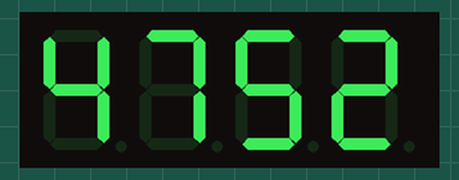
Recording of a sketch running on a simulated Arduino Uno, built with avr-gcc and run on an emulated ATmega328P. On the bench: 4-digit seven-segment display. Wiring (inferred from the names in the program): 4-digit 7-segment display, segments lit when HIGH: segments pin 5, pin 7, pin 4, pin 11, pin 10, pin 3, pin 6, pin 2; digit selects pin 13, pin 12, pin 9, pin 8. Random numbers use the default seed unless the sketch sets one; the segment pins are drawn as the display they are named for.

Above: at 1.1 s.
At 7.1 s:
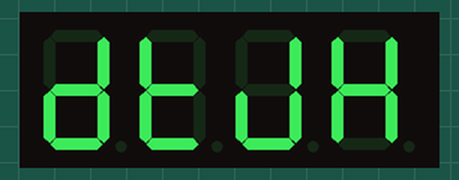
At 13.1 s:
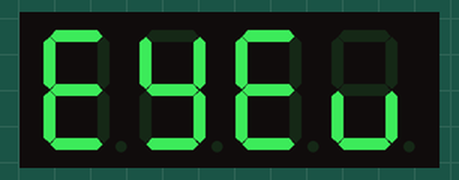
At 21.2 s:
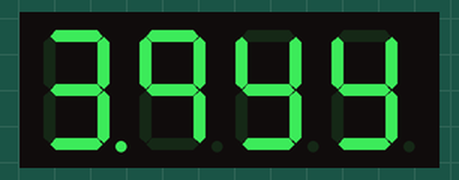
At 29.2 s:
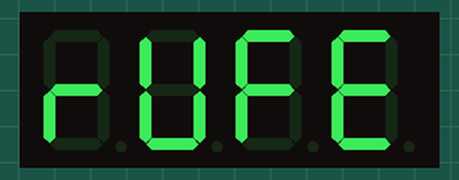
At 38.2 s:
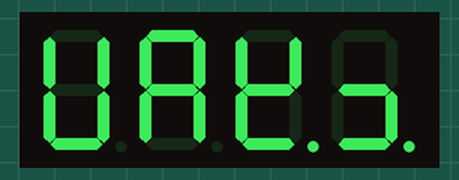

Measured:
- what the display in image 0 shows lasts 1.0 s, from 1.1 s to 2.1 s

The sketch:

FourDigit7Seg.ino
```cpp
/*
 * Random String & Numbers for 4-Digit 7-segment LED Display
 * 4-Digit 7-segment LED Display Type: HS420561K
 * Bipolar junction transistor Type: 2N2222
 *
 * References:
 * 1. http://coopermaa2nd.blogspot.tw/2011/01/arduino-lab15.html
 * 2. http://learn.parallax.com/4-digit-7-segment-led-display-arduino-demo
 * 3. http://samuelmh.com/arduino/arduino-smh_7sd/
 */

/*
 * A 7 SEGEMENT DISPLAY:
 *  This is the layout of a S.S.D.
 *        a
 *     +-----+
 *     |     |
 *   f |  g  | b
 *     +-----+
 *   e |     | c
 *     |     |
 *     +-----+  0
 *        d     dp
 *
 */

// 4-Digit 7-segment LED Display Pins
#define ASeg 5
#define BSeg 7
#define CSeg 4
#define DSeg 11
#define ESeg 10
#define FSeg 3
#define GSeg 6
#define DpSeg 2

// Bipolar junction transistor Pins
#define CA1 13
#define CA2 12
#define CA3 9
#define CA4 8

// define the LED digit pins
byte segs[8] = { ASeg, BSeg, CSeg, DSeg, ESeg, FSeg, GSeg, DpSeg };

// define the LED digit patterns, from 0 - 9
// 1 = LED on, 0 = LED off, in this order:
//                Mapping to       a,b,c,d,e,f,g,dp of Seven-Segment LED
byte numbers[10][8] = { { 1,1,1,1,1,1,0,0 },  // = 0
                        { 0,1,1,0,0,0,0,0 },  // = 1
                        { 1,1,0,1,1,0,1,0 },  // = 2
                        { 1,1,1,1,0,0,1,0 },  // = 3
                        { 0,1,1,0,0,1,1,0 },  // = 4
                        { 1,0,1,1,0,1,1,0 },  // = 5
                        { 1,0,1,1,1,1,1,0 },  // = 6
                        { 1,1,1,0,0,0,0,0 },  // = 7
                        { 1,1,1,1,1,1,1,0 },  // = 8
                        { 1,1,1,1,0,1,1,0 }   // = 9
                             };

// define the LED digit patterns, from A - Z
// 1 = LED on, 0 = LED off, in this order:
//                Mapping to       a,b,c,d,e,f,g,dp of Seven-Segment LED
byte letters[27][8] = { { 1,1,1,0,1,1,1,0 },   // = A
                        { 0,0,1,1,1,1,1,0 },   // = B
                        { 1,0,0,1,1,1,0,0 },   // = C
                        { 0,1,1,1,1,0,1,0 },   // = D
                        { 1,0,0,1,1,1,1,0 },   // = E
                        { 1,0,0,0,1,1,1,0 },   // = F
                        { 1,0,1,1,1,1,0,0 },   // = G
                        { 0,1,1,0,1,1,1,0 },   // = H
                        { 0,1,1,0,0,0,0,0 },   // = I
                        { 0,1,1,1,1,0,0,0 },   // = J
                        { 0,1,0,1,1,1,1,1 },   // = K
                        { 0,0,0,1,1,1,0,0 },   // = L
                        { 1,1,1,0,1,1,0,1 },   // = M
                        { 0,0,1,0,1,0,1,0 },   // = N
                        { 1,1,1,1,1,1,0,0 },   // = O
                        { 1,1,0,0,1,1,1,0 },   // = P
                        { 1,1,1,0,0,1,1,0 },   // = Q
                        { 0,0,0,0,1,0,1,0 },   // = R
                        { 1,0,1,1,0,1,1,0 },   // = S
                        { 0,0,0,1,1,1,1,0 },   // = T
                        { 0,1,1,1,1,1,0,0 },   // = U
                        { 0,0,1,1,1,0,0,0 },   // = V
                        { 1,1,1,1,0,0,1,1 },   // = W
                        { 0,0,1,1,0,0,1,1 },   // = X
                        { 0,1,1,1,0,1,1,0 },   // = Y
                        { 1,1,0,1,1,0,1,0 },   // = Z
                        { 0,0,0,0,0,0,0,0 }    // = ' ' (white space)
                             };

// Default: 1ms
int delay_time = 1;

const int DEMO_CNT = 3;
char demoLetters[4] = { ' ', ' ', ' ', ' ' };
int demoNumbers[4] = { 0, 0, 0, 0 };

void setup() {
  pinMode(ASeg, OUTPUT);
  pinMode(BSeg, OUTPUT);
  pinMode(CSeg, OUTPUT);
  pinMode(DSeg, OUTPUT);
  pinMode(ESeg, OUTPUT);
  pinMode(FSeg, OUTPUT);
  pinMode(GSeg, OUTPUT);
  pinMode(DpSeg, OUTPUT);
  pinMode(CA1, OUTPUT);
  pinMode(CA2, OUTPUT);
  pinMode(CA3, OUTPUT);
  pinMode(CA4, OUTPUT);
}

void loop() {
  unsigned long startTime;

  clearSreeen(1000);
  for (unsigned int cnt = 0; cnt < DEMO_CNT; cnt++) {
    rndNumbers();
    startTime = millis();
    for (unsigned long elapsed=0; elapsed < 1000; elapsed = millis() - startTime) {
      // Multiplexing for displaying the 4-digits (Right-to-Left)
      for(int i = 0; i < 4; i++) {
        prtNumber(i, demoNumbers[i]);
        delay(delay_time);
      }
    }
  }

  clearSreeen(1000);
  for (unsigned int cnt = 0; cnt < DEMO_CNT; cnt++) {
    rndLetters();
    unsigned long startTime = millis();
    for (unsigned long elapsed=0; elapsed < 1000; elapsed = millis() - startTime) {
      // Multiplexing for displaying the 4-digits (Right-to-Left)
      for(int i = 0; i < 4; i++) {
        prtChar(i, demoLetters[i]);
        delay(delay_time);
      }
    }
  }
}

void pickDigit(int x) {
  digitalWrite(CA1, LOW);
  digitalWrite(CA2, LOW);
  digitalWrite(CA3, LOW);
  digitalWrite(CA4, LOW);

  switch(x) {
    case 0: digitalWrite(CA1, HIGH); break;
    case 1: digitalWrite(CA2, HIGH); break;
    case 2: digitalWrite(CA3, HIGH); break;
    case 3: digitalWrite(CA4, HIGH); break;
  }
}

void prtNumber(int d, byte number) {
   pickDigit(d);
   displayNumbers(number);
}

void displayNumbers(byte number) {
  for (int i = 0; i < 8; i++) {
    digitalWrite(segs[i], numbers[number][i]);
  }
}

void prtChar(int d, char ch) {
  pickDigit(d);
  int chIndex = 0;

  if( 65 <= ch && ch <= 90 )  // Upper letter
    chIndex = ch - 65;
  else if( 97 <= ch && ch <= 122 )  // Lower letter
    chIndex = ch - 97;
  else
    chIndex = 26;  // white space

  for (int i = 0; i < 8; i++) {
    digitalWrite(segs[i], letters[chIndex][i]);
  }
}

void rndNumbers() {
  for(int i = 0; i < 4; i ++)
    demoNumbers[i] = random(0, 9);
}

void rndLetters() {
    for(int i = 0; i < 4; i ++)
      demoLetters[i] = random('A', 'Z');
}

void clearSreeen(int delayTime) {
  unsigned long startTime = millis();
  for (unsigned long elapsed=0; elapsed < delayTime; elapsed = millis() - startTime) {
    // Multiplexing for displaying the 4-digits (Right-to-Left)
    for(int i = 0; i < 4; i++) {
      prtChar(i, demoLetters[26]);
      delay(delay_time);
    }
  }
}
```
